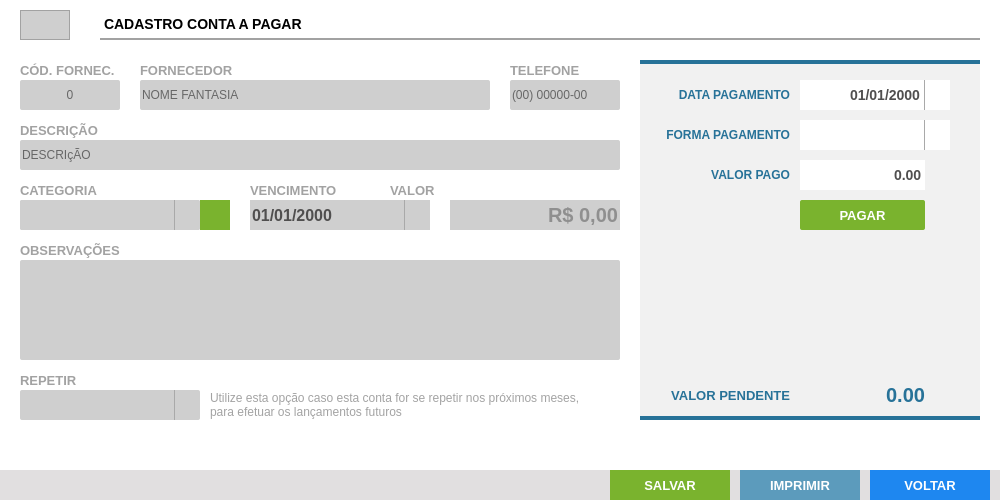
<?xml version="1.0" encoding="UTF-8"?>
<ui version="4.0">
 <class>ct_FormPagar</class>
 <widget class="QFrame" name="ct_FormPagar">
  <property name="geometry">
   <rect>
    <x>0</x>
    <y>0</y>
    <width>1000</width>
    <height>500</height>
   </rect>
  </property>
  <property name="windowTitle">
   <string>Frame</string>
  </property>
  <widget class="QFrame" name="fr_FormPagar">
   <property name="geometry">
    <rect>
     <x>0</x>
     <y>0</y>
     <width>1000</width>
     <height>500</height>
    </rect>
   </property>
   <property name="styleSheet">
    <string notr="true">background: #FFF;
border: none</string>
   </property>
   <property name="frameShape">
    <enum>QFrame::StyledPanel</enum>
   </property>
   <property name="frameShadow">
    <enum>QFrame::Raised</enum>
   </property>
   <widget class="QLabel" name="lb_FormProdutos">
    <property name="geometry">
     <rect>
      <x>100</x>
      <y>10</y>
      <width>880</width>
      <height>30</height>
     </rect>
    </property>
    <property name="styleSheet">
     <string notr="true">QLabel{
font-size: 14px;
font-family: &quot;Arial&quot;;
font-weight: bold;

border-bottom: 2px solid #A2A2A2
}</string>
    </property>
    <property name="text">
     <string>CADASTRO CONTA A PAGAR</string>
    </property>
   </widget>
   <widget class="QLineEdit" name="tx_Cod">
    <property name="enabled">
     <bool>false</bool>
    </property>
    <property name="geometry">
     <rect>
      <x>20</x>
      <y>10</y>
      <width>50</width>
      <height>30</height>
     </rect>
    </property>
    <property name="styleSheet">
     <string notr="true">QLineEdit{
background: #CFCFCF;
border: 1px solid #A2A2A2;
color: #000;
font-size: 14px;
font-family: &quot;Arial&quot;;
font-weight: bold;

}</string>
    </property>
    <property name="text">
     <string/>
    </property>
    <property name="alignment">
     <set>Qt::AlignCenter</set>
    </property>
   </widget>
   <widget class="QLabel" name="lb_FormCompra_5">
    <property name="geometry">
     <rect>
      <x>510</x>
      <y>60</y>
      <width>110</width>
      <height>20</height>
     </rect>
    </property>
    <property name="styleSheet">
     <string notr="true">QLabel{
font-size: 13px;
font-family: &quot;Arial&quot;;
font-weight: bold;
color: #A2A2A2;
}</string>
    </property>
    <property name="text">
     <string>TELEFONE</string>
    </property>
   </widget>
   <widget class="QLineEdit" name="tx_Id">
    <property name="geometry">
     <rect>
      <x>20</x>
      <y>80</y>
      <width>100</width>
      <height>30</height>
     </rect>
    </property>
    <property name="focusPolicy">
     <enum>Qt::WheelFocus</enum>
    </property>
    <property name="styleSheet">
     <string notr="true">QLineEdit{
background: #CFCFCF;
border-radius: 2px;
color: #000;
font: 13px &quot;Arial&quot; ;
text-transform: uppercase;
}
QLineEdit:Focus {
border: 1px solid red;
}</string>
    </property>
    <property name="alignment">
     <set>Qt::AlignCenter</set>
    </property>
    <property name="placeholderText">
     <string>0</string>
    </property>
   </widget>
   <widget class="QLabel" name="lb_FormCompra_2">
    <property name="geometry">
     <rect>
      <x>140</x>
      <y>60</y>
      <width>120</width>
      <height>20</height>
     </rect>
    </property>
    <property name="styleSheet">
     <string notr="true">QLabel{
font-size: 13px;
font-family: &quot;Arial&quot;;
font-weight: bold;
color: #A2A2A2;
}</string>
    </property>
    <property name="text">
     <string>FORNECEDOR</string>
    </property>
   </widget>
   <widget class="QLineEdit" name="tx_NomeFantasia">
    <property name="geometry">
     <rect>
      <x>140</x>
      <y>80</y>
      <width>350</width>
      <height>30</height>
     </rect>
    </property>
    <property name="focusPolicy">
     <enum>Qt::WheelFocus</enum>
    </property>
    <property name="styleSheet">
     <string notr="true">QLineEdit{
background: #CFCFCF;
border-radius: 2px;
color: #000;
font: 13px &quot;Arial&quot; ;
text-transform: uppercase;
}
QLineEdit:Focus {
border: 1px solid red;
}</string>
    </property>
    <property name="placeholderText">
     <string>NOME FANTASIA </string>
    </property>
   </widget>
   <widget class="QLabel" name="lb_FormCompra_3">
    <property name="geometry">
     <rect>
      <x>20</x>
      <y>60</y>
      <width>100</width>
      <height>20</height>
     </rect>
    </property>
    <property name="styleSheet">
     <string notr="true">QLabel{
font-size: 13px;
font-family: &quot;Arial&quot;;
font-weight: bold;
color: #A2A2A2;
}</string>
    </property>
    <property name="text">
     <string>CÓD. FORNEC.</string>
    </property>
   </widget>
   <widget class="QLineEdit" name="tx_Telefone">
    <property name="geometry">
     <rect>
      <x>510</x>
      <y>80</y>
      <width>110</width>
      <height>30</height>
     </rect>
    </property>
    <property name="focusPolicy">
     <enum>Qt::WheelFocus</enum>
    </property>
    <property name="styleSheet">
     <string notr="true">QLineEdit{
background: #CFCFCF;
border-radius: 2px;
color: #000;
font: 13px &quot;Arial&quot; ;
text-transform: uppercase;
}
QLineEdit:Focus {
border: 1px solid red;
}</string>
    </property>
    <property name="readOnly">
     <bool>true</bool>
    </property>
    <property name="placeholderText">
     <string>(00) 00000-00</string>
    </property>
   </widget>
   <widget class="QLineEdit" name="tx_descricao">
    <property name="geometry">
     <rect>
      <x>20</x>
      <y>140</y>
      <width>600</width>
      <height>30</height>
     </rect>
    </property>
    <property name="mouseTracking">
     <bool>true</bool>
    </property>
    <property name="focusPolicy">
     <enum>Qt::WheelFocus</enum>
    </property>
    <property name="styleSheet">
     <string notr="true">QLineEdit{
background: #CFCFCF;
border-radius: 2px;
color: #000;
font: 13px &quot;Arial&quot; ;
text-transform: uppercase;
}
QLineEdit:Focus {
border: 1px solid red;
}</string>
    </property>
    <property name="text">
     <string/>
    </property>
    <property name="frame">
     <bool>false</bool>
    </property>
    <property name="cursorPosition">
     <number>0</number>
    </property>
    <property name="alignment">
     <set>Qt::AlignLeading|Qt::AlignLeft|Qt::AlignVCenter</set>
    </property>
    <property name="readOnly">
     <bool>false</bool>
    </property>
    <property name="placeholderText">
     <string>DESCRIçÃO </string>
    </property>
   </widget>
   <widget class="QLabel" name="lb_FormCompra_4">
    <property name="geometry">
     <rect>
      <x>20</x>
      <y>120</y>
      <width>120</width>
      <height>20</height>
     </rect>
    </property>
    <property name="styleSheet">
     <string notr="true">QLabel{
font-size: 13px;
font-family: &quot;Arial&quot;;
font-weight: bold;
color: #A2A2A2;
}</string>
    </property>
    <property name="text">
     <string>DESCRIÇÃO</string>
    </property>
   </widget>
   <widget class="QLabel" name="lb_FormCompra_6">
    <property name="geometry">
     <rect>
      <x>20</x>
      <y>180</y>
      <width>120</width>
      <height>20</height>
     </rect>
    </property>
    <property name="styleSheet">
     <string notr="true">QLabel{
font-size: 13px;
font-family: &quot;Arial&quot;;
font-weight: bold;
color: #A2A2A2;
}</string>
    </property>
    <property name="text">
     <string>CATEGORIA</string>
    </property>
   </widget>
   <widget class="QComboBox" name="cb_categoria">
    <property name="enabled">
     <bool>true</bool>
    </property>
    <property name="geometry">
     <rect>
      <x>20</x>
      <y>200</y>
      <width>180</width>
      <height>30</height>
     </rect>
    </property>
    <property name="styleSheet">
     <string notr="true">QComboBox{
background: #CFCFCF;
border-radius: 2px;
color: #000;
font: 13px &quot;Arial&quot; ;
text-transform: uppercase;
}
QComboBox:Focus {
border: 1px solid red;
}
 QComboBox::drop-down {
     subcontrol-origin: padding;
     subcontrol-position: top right;
     width: 25px;
     border-left-width: 1px;
     border-left-color: darkgray;
     border-left-style: solid; /* just a single line */
     border-top-right-radius: 3px; /* same radius as the QComboBox */
     border-bottom-right-radius: 3px;
 }
QComboBox::down-arrow {
     image: url(&quot;+self.resourcepath('Images/down.png')+&quot;);
 }
</string>
    </property>
   </widget>
   <widget class="QPushButton" name="bt_AddCategoriaProduto">
    <property name="geometry">
     <rect>
      <x>200</x>
      <y>200</y>
      <width>30</width>
      <height>30</height>
     </rect>
    </property>
    <property name="font">
     <font>
      <family>Arial</family>
      <pointsize>16</pointsize>
      <weight>75</weight>
      <bold>true</bold>
     </font>
    </property>
    <property name="styleSheet">
     <string notr="true">QPushButton{
background: #7AB32E;
color: #FFF
}
QPushButton:hover{
background-color: #40a286
}</string>
    </property>
    <property name="text">
     <string/>
    </property>
   </widget>
   <widget class="QPushButton" name="bt_CancelAddCatergoria">
    <property name="geometry">
     <rect>
      <x>200</x>
      <y>200</y>
      <width>30</width>
      <height>30</height>
     </rect>
    </property>
    <property name="font">
     <font>
      <family>Arial</family>
      <pointsize>16</pointsize>
      <weight>75</weight>
      <bold>true</bold>
     </font>
    </property>
    <property name="toolTip">
     <string>&lt;html&gt;&lt;head/&gt;&lt;body&gt;&lt;p&gt;Cancelar&lt;/p&gt;&lt;/body&gt;&lt;/html&gt;</string>
    </property>
    <property name="styleSheet">
     <string notr="true">QPushButton{
background: #7AB32E;
color: #FFF
}
QPushButton:hover{
background-color: #40a286
}</string>
    </property>
    <property name="text">
     <string/>
    </property>
   </widget>
   <widget class="QDateEdit" name="dt_Vencimento">
    <property name="geometry">
     <rect>
      <x>250</x>
      <y>200</y>
      <width>180</width>
      <height>30</height>
     </rect>
    </property>
    <property name="styleSheet">
     <string notr="true">QDateEdit {
background: #CFCFCF;
border: none;
font-family: &quot;Arial&quot;;
font-size: 16px;
font-weight: bold;
color: rgb(80,79,79)
}
 QDateEdit::drop-down {
     subcontrol-origin: padding;
     subcontrol-position: top right;
     width: 25px;
     border-left-width: 1px;
     border-left-color: darkgray;
     border-left-style: solid; /* just a single line */
     border-top-right-radius: 3px; /* same radius as the QComboBox */
     border-bottom-right-radius: 3px;
 }
QDateEdit::down-arrow {
     image: url(&quot;+self.resourcepath('Images/down.png')+&quot;);
 }

QCalendarWidget QAbstractItemView:enabled 
  {
border: none;
  	font-size:13px;  
  	color: #000;  
  	background-color: #F1F1F1;  
  	selection-background-color: rgb(64, 64, 64); 
  	selection-color: rgb(0, 255, 0); 
  }
QCalendarWidget QToolButton {
	border: none;
  	color: #000
  }

 QCalendarWidget QMenu {
  	width: 150px;
  	left: 20px;
  	color: white;
  	font-size: 18px;
  	background-color: rgb(100, 100, 100);
  }
QCalendarWidget QWidget#qt_calendar_navigationbar
{ 
border: none;
}</string>
    </property>
    <property name="displayFormat">
     <string>dd/MM/yyyy</string>
    </property>
    <property name="calendarPopup">
     <bool>true</bool>
    </property>
   </widget>
   <widget class="QLabel" name="lb_FormCompra_7">
    <property name="geometry">
     <rect>
      <x>250</x>
      <y>180</y>
      <width>120</width>
      <height>20</height>
     </rect>
    </property>
    <property name="styleSheet">
     <string notr="true">QLabel{
font-size: 13px;
font-family: &quot;Arial&quot;;
font-weight: bold;
color: #A2A2A2;
}</string>
    </property>
    <property name="text">
     <string>VENCIMENTO</string>
    </property>
   </widget>
   <widget class="QTextEdit" name="tx_Obs">
    <property name="geometry">
     <rect>
      <x>20</x>
      <y>260</y>
      <width>600</width>
      <height>100</height>
     </rect>
    </property>
    <property name="styleSheet">
     <string notr="true">QTextEdit{
background: #CFCFCF;
border-radius: 2px;
color: #000;
font: 13px &quot;Arial&quot; ;
text-transform: uppercase;
}
QTextEdit:Focus {
border: 1px solid red;
}</string>
    </property>
   </widget>
   <widget class="QLabel" name="lb_FormCompra_8">
    <property name="geometry">
     <rect>
      <x>20</x>
      <y>240</y>
      <width>120</width>
      <height>20</height>
     </rect>
    </property>
    <property name="styleSheet">
     <string notr="true">QLabel{
font-size: 13px;
font-family: &quot;Arial&quot;;
font-weight: bold;
color: #A2A2A2;
}</string>
    </property>
    <property name="text">
     <string>OBSERVAÇÕES</string>
    </property>
   </widget>
   <widget class="QFrame" name="fr_financeiroCompra">
    <property name="geometry">
     <rect>
      <x>640</x>
      <y>60</y>
      <width>340</width>
      <height>360</height>
     </rect>
    </property>
    <property name="styleSheet">
     <string notr="true">background: #F1F1F1;
border-top: 4px solid #277298;
border-bottom: 4px solid #277298;</string>
    </property>
    <property name="frameShape">
     <enum>QFrame::StyledPanel</enum>
    </property>
    <property name="frameShadow">
     <enum>QFrame::Raised</enum>
    </property>
    <widget class="QLabel" name="lb_FormVenda_14">
     <property name="geometry">
      <rect>
       <x>20</x>
       <y>20</y>
       <width>130</width>
       <height>30</height>
      </rect>
     </property>
     <property name="styleSheet">
      <string notr="true">QLabel{
font-size: 12px;
font-family: &quot;Arial&quot;;
font-weight: bold;
color: #277298;
border: none
}</string>
     </property>
     <property name="text">
      <string>DATA PAGAMENTO</string>
     </property>
     <property name="alignment">
      <set>Qt::AlignRight|Qt::AlignTrailing|Qt::AlignVCenter</set>
     </property>
    </widget>
    <widget class="QDateEdit" name="dt_dataPagamento">
     <property name="geometry">
      <rect>
       <x>160</x>
       <y>20</y>
       <width>150</width>
       <height>30</height>
      </rect>
     </property>
     <property name="styleSheet">
      <string notr="true">QDateEdit {
background: #FFF;
border: none;
font-family: &quot;Arial&quot;;
font-size: 14px;
font-weight: bold;
color: rgb(80,79,79)
}
 QDateEdit::drop-down {
     subcontrol-origin: padding;
     subcontrol-position: top right;
     width: 25px;
     border-left-width: 1px;
     border-left-color: darkgray;
     border-left-style: solid; /* just a single line */
     border-top-right-radius: 3px; /* same radius as the QComboBox */
     border-bottom-right-radius: 3px;
 }
QDateEdit::down-arrow {
     image: url(&quot;+self.resourcepath('Images/down.png')+&quot;);
 }

QCalendarWidget QAbstractItemView:enabled 
  {
border: none;
  	font-size:13px;  
  	color: #000;  
  	background-color: #F1F1F1;  
  	selection-background-color: rgb(64, 64, 64); 
  	selection-color: rgb(0, 255, 0); 
  }
QCalendarWidget QToolButton {
	border: none;
  	color: #000
  }

 QCalendarWidget QMenu {
  	width: 150px;
  	left: 20px;
  	color: white;
  	font-size: 18px;
  	background-color: rgb(100, 100, 100);
  }
QCalendarWidget QWidget#qt_calendar_navigationbar
{ 
border: none;
}</string>
     </property>
     <property name="alignment">
      <set>Qt::AlignRight|Qt::AlignTrailing|Qt::AlignVCenter</set>
     </property>
     <property name="displayFormat">
      <string>dd/MM/yyyy</string>
     </property>
     <property name="calendarPopup">
      <bool>true</bool>
     </property>
    </widget>
    <widget class="QLabel" name="lb_FormVenda_22">
     <property name="geometry">
      <rect>
       <x>20</x>
       <y>320</y>
       <width>130</width>
       <height>30</height>
      </rect>
     </property>
     <property name="styleSheet">
      <string notr="true">QLabel{
font-size: 13px;
font-family: &quot;Arial&quot;;
font-weight: bold;
color: #277298;
border: none
}</string>
     </property>
     <property name="text">
      <string>VALOR PENDENTE</string>
     </property>
     <property name="alignment">
      <set>Qt::AlignRight|Qt::AlignTrailing|Qt::AlignVCenter</set>
     </property>
    </widget>
    <widget class="QLabel" name="lb_ValorPendente">
     <property name="geometry">
      <rect>
       <x>160</x>
       <y>320</y>
       <width>125</width>
       <height>30</height>
      </rect>
     </property>
     <property name="styleSheet">
      <string notr="true">QLabel{
font-size: 20px;
font-family: &quot;Arial&quot;;
font-weight: bold;
color: #277298;
border: none
}</string>
     </property>
     <property name="text">
      <string>0.00</string>
     </property>
     <property name="alignment">
      <set>Qt::AlignRight|Qt::AlignTrailing|Qt::AlignVCenter</set>
     </property>
    </widget>
    <widget class="QLineEdit" name="tx_valorPago">
     <property name="geometry">
      <rect>
       <x>160</x>
       <y>100</y>
       <width>125</width>
       <height>30</height>
      </rect>
     </property>
     <property name="focusPolicy">
      <enum>Qt::WheelFocus</enum>
     </property>
     <property name="styleSheet">
      <string notr="true">QLineEdit{
background: #FFF;
border: none;
font-family: &quot;Arial&quot;;
font-size: 14px;
font-weight: bold;
color: rgb(80,79,79)
}
QLineEdit:Focus {
border: 1px solid red;
}</string>
     </property>
     <property name="text">
      <string>0.00</string>
     </property>
     <property name="alignment">
      <set>Qt::AlignRight|Qt::AlignTrailing|Qt::AlignVCenter</set>
     </property>
     <property name="placeholderText">
      <string>R$ 0.00</string>
     </property>
    </widget>
    <widget class="QLabel" name="lb_FormVenda_27">
     <property name="geometry">
      <rect>
       <x>20</x>
       <y>60</y>
       <width>130</width>
       <height>30</height>
      </rect>
     </property>
     <property name="styleSheet">
      <string notr="true">QLabel{
font-size: 12px;
font-family: &quot;Arial&quot;;
font-weight: bold;
color: #277298;
border: none
}</string>
     </property>
     <property name="text">
      <string>FORMA PAGAMENTO</string>
     </property>
     <property name="alignment">
      <set>Qt::AlignRight|Qt::AlignTrailing|Qt::AlignVCenter</set>
     </property>
    </widget>
    <widget class="QComboBox" name="cb_formaPagamento">
     <property name="geometry">
      <rect>
       <x>160</x>
       <y>60</y>
       <width>150</width>
       <height>30</height>
      </rect>
     </property>
     <property name="styleSheet">
      <string notr="true">QComboBox{
background: #FFF;
border: none;
font-family: &quot;Arial&quot;;
font-size: 14px;
font-weight: bold;
color: rgb(80,79,79)

}
QCombobox:on {
color: #000;
font: 10px &quot;Arial&quot; ;
text-transform: uppercase;
font-weight: bold;
}
QComboBox:Focus {
border: 1px solid red;
}
 QComboBox::drop-down {
     subcontrol-origin: padding;
     subcontrol-position: top right;
     width: 25px;

     border-left-width: 1px;
     border-left-color: darkgray;
     border-left-style: solid; /* just a single line */
     border-top-right-radius: 3px; /* same radius as the QComboBox */
     border-bottom-right-radius: 3px;

 }
QComboBox::down-arrow {
     image: url(&quot;+self.resourcepath('Images/down.png')+&quot;);
 }
QComboBox QAbstractItemView {
    border: 1px solid darkgray;
    selection-background-color: #40a286;
color: #000;
font: 10px &quot;Arial&quot; ;
text-transform: uppercase;
font-weight: bold;
}
</string>
     </property>
    </widget>
    <widget class="QLabel" name="lb_FormVenda_28">
     <property name="geometry">
      <rect>
       <x>20</x>
       <y>100</y>
       <width>130</width>
       <height>30</height>
      </rect>
     </property>
     <property name="styleSheet">
      <string notr="true">QLabel{
font-size: 12px;
font-family: &quot;Arial&quot;;
font-weight: bold;
color: #277298;
border: none
}</string>
     </property>
     <property name="text">
      <string>VALOR PAGO</string>
     </property>
     <property name="alignment">
      <set>Qt::AlignRight|Qt::AlignTrailing|Qt::AlignVCenter</set>
     </property>
    </widget>
    <widget class="QPushButton" name="bt_receber">
     <property name="enabled">
      <bool>true</bool>
     </property>
     <property name="geometry">
      <rect>
       <x>160</x>
       <y>140</y>
       <width>125</width>
       <height>30</height>
      </rect>
     </property>
     <property name="font">
      <font>
       <family>Tahoma</family>
       <pointsize>10</pointsize>
       <weight>75</weight>
       <bold>true</bold>
      </font>
     </property>
     <property name="cursor">
      <cursorShape>PointingHandCursor</cursorShape>
     </property>
     <property name="focusPolicy">
      <enum>Qt::NoFocus</enum>
     </property>
     <property name="contextMenuPolicy">
      <enum>Qt::ActionsContextMenu</enum>
     </property>
     <property name="styleSheet">
      <string notr="true">QPushButton {
background-color: #7AB32E;
color: #FFF;
border: none;
border-radius: 2px
 }
QPushButton:hover{
background-color: #40a286
}</string>
     </property>
     <property name="text">
      <string>PAGAR</string>
     </property>
     <property name="iconSize">
      <size>
       <width>75</width>
       <height>35</height>
      </size>
     </property>
    </widget>
   </widget>
   <widget class="QLabel" name="lb_FormCompra_9">
    <property name="geometry">
     <rect>
      <x>390</x>
      <y>180</y>
      <width>100</width>
      <height>20</height>
     </rect>
    </property>
    <property name="styleSheet">
     <string notr="true">QLabel{
font-size: 13px;
font-family: &quot;Arial&quot;;
font-weight: bold;
color: #A2A2A2;
}</string>
    </property>
    <property name="text">
     <string>VALOR</string>
    </property>
   </widget>
   <widget class="QLineEdit" name="tx_valor">
    <property name="geometry">
     <rect>
      <x>450</x>
      <y>200</y>
      <width>170</width>
      <height>30</height>
     </rect>
    </property>
    <property name="focusPolicy">
     <enum>Qt::WheelFocus</enum>
    </property>
    <property name="styleSheet">
     <string notr="true">QLineEdit{
background: #CFCFCF;
border: none;
font-family: &quot;Arial&quot;;
font-size: 20px;
font-weight: bold;
color: rgb(80,79,79)
}
QLineEdit:Focus {
border: 1px solid red;
}</string>
    </property>
    <property name="alignment">
     <set>Qt::AlignRight|Qt::AlignTrailing|Qt::AlignVCenter</set>
    </property>
    <property name="placeholderText">
     <string>R$ 0,00</string>
    </property>
   </widget>
   <widget class="QComboBox" name="cb_repetir">
    <property name="geometry">
     <rect>
      <x>20</x>
      <y>390</y>
      <width>180</width>
      <height>30</height>
     </rect>
    </property>
    <property name="styleSheet">
     <string notr="true">QComboBox{
background: #CFCFCF;
border-radius: 2px;
color: #000;
font: 13px &quot;Arial&quot; ;
text-transform: uppercase;
}
QComboBox:Focus {
border: 1px solid red;
}
 QComboBox::drop-down {
     subcontrol-origin: padding;
     subcontrol-position: top right;
     width: 25px;
     border-left-width: 1px;
     border-left-color: darkgray;
     border-left-style: solid; /* just a single line */
     border-top-right-radius: 3px; /* same radius as the QComboBox */
     border-bottom-right-radius: 3px;
 }
QComboBox::down-arrow {
     image: url(&quot;+self.resourcepath('Images/down.png')+&quot;);
 }
</string>
    </property>
   </widget>
   <widget class="QLabel" name="lb_Repetir">
    <property name="geometry">
     <rect>
      <x>20</x>
      <y>370</y>
      <width>110</width>
      <height>20</height>
     </rect>
    </property>
    <property name="styleSheet">
     <string notr="true">QLabel{
font-size: 13px;
font-family: &quot;Arial&quot;;
font-weight: bold;
color: #A2A2A2;
}</string>
    </property>
    <property name="text">
     <string>REPETIR</string>
    </property>
   </widget>
   <widget class="QFrame" name="fr_BotoesFormCompra">
    <property name="geometry">
     <rect>
      <x>0</x>
      <y>470</y>
      <width>1000</width>
      <height>30</height>
     </rect>
    </property>
    <property name="styleSheet">
     <string notr="true">background:#E1DFE0;
border: none;</string>
    </property>
    <widget class="QPushButton" name="bt_Voltar">
     <property name="geometry">
      <rect>
       <x>870</x>
       <y>0</y>
       <width>120</width>
       <height>30</height>
      </rect>
     </property>
     <property name="font">
      <font>
       <family>Tahoma</family>
       <pointsize>10</pointsize>
       <weight>75</weight>
       <bold>true</bold>
      </font>
     </property>
     <property name="cursor">
      <cursorShape>PointingHandCursor</cursorShape>
     </property>
     <property name="focusPolicy">
      <enum>Qt::NoFocus</enum>
     </property>
     <property name="contextMenuPolicy">
      <enum>Qt::ActionsContextMenu</enum>
     </property>
     <property name="styleSheet">
      <string notr="true">QPushButton {
background-color: #1E87F0;
color: #FFF
}
QPushButton:hover{
background-color: #40a286
}</string>
     </property>
     <property name="text">
      <string>VOLTAR</string>
     </property>
     <property name="iconSize">
      <size>
       <width>75</width>
       <height>35</height>
      </size>
     </property>
    </widget>
    <widget class="QPushButton" name="bt_Salvar">
     <property name="geometry">
      <rect>
       <x>610</x>
       <y>0</y>
       <width>120</width>
       <height>30</height>
      </rect>
     </property>
     <property name="font">
      <font>
       <family>Tahoma</family>
       <pointsize>10</pointsize>
       <weight>75</weight>
       <bold>true</bold>
      </font>
     </property>
     <property name="cursor">
      <cursorShape>PointingHandCursor</cursorShape>
     </property>
     <property name="focusPolicy">
      <enum>Qt::NoFocus</enum>
     </property>
     <property name="contextMenuPolicy">
      <enum>Qt::ActionsContextMenu</enum>
     </property>
     <property name="styleSheet">
      <string notr="true">QPushButton {
background-color: #7AB32E;
color: #FFF
 }
QPushButton:hover{
background-color: #40a286
}</string>
     </property>
     <property name="text">
      <string>SALVAR</string>
     </property>
     <property name="iconSize">
      <size>
       <width>75</width>
       <height>35</height>
      </size>
     </property>
    </widget>
    <widget class="QPushButton" name="bt_Imprimir">
     <property name="enabled">
      <bool>false</bool>
     </property>
     <property name="geometry">
      <rect>
       <x>740</x>
       <y>0</y>
       <width>120</width>
       <height>30</height>
      </rect>
     </property>
     <property name="font">
      <font>
       <family>Tahoma</family>
       <pointsize>10</pointsize>
       <weight>75</weight>
       <bold>true</bold>
      </font>
     </property>
     <property name="cursor">
      <cursorShape>PointingHandCursor</cursorShape>
     </property>
     <property name="focusPolicy">
      <enum>Qt::NoFocus</enum>
     </property>
     <property name="contextMenuPolicy">
      <enum>Qt::ActionsContextMenu</enum>
     </property>
     <property name="styleSheet">
      <string notr="true">QPushButton {
background-color: #5C9BBC;
color: #FFF
 }
QPushButton:hover{
background-color: #40a286
}</string>
     </property>
     <property name="text">
      <string>IMPRIMIR</string>
     </property>
     <property name="iconSize">
      <size>
       <width>75</width>
       <height>35</height>
      </size>
     </property>
    </widget>
   </widget>
   <widget class="QLabel" name="lb_obsRepetir">
    <property name="geometry">
     <rect>
      <x>210</x>
      <y>390</y>
      <width>410</width>
      <height>30</height>
     </rect>
    </property>
    <property name="styleSheet">
     <string notr="true">   QLabel 
{
font-family: &quot;Arial&quot;;
color: #a3a3a3;
 font-size: 12px;
text-align: center
   

}</string>
    </property>
    <property name="text">
     <string>Utilize esta opção caso esta conta for se repetir nos próximos meses,  
para efetuar os lançamentos futuros</string>
    </property>
    <property name="margin">
     <number>0</number>
    </property>
   </widget>
   <widget class="QLineEdit" name="tx_addCategoria">
    <property name="geometry">
     <rect>
      <x>20</x>
      <y>200</y>
      <width>180</width>
      <height>30</height>
     </rect>
    </property>
    <property name="styleSheet">
     <string notr="true">QLineEdit{
background: #CFCFCF;
border-radius: 2px;
color: #000;
font: 13px &quot;Arial&quot; ;
text-transform: uppercase;
}
QLineEdit:Focus {
border: 1px solid red;
}</string>
    </property>
   </widget>
   <zorder>tx_addCategoria</zorder>
   <zorder>lb_FormProdutos</zorder>
   <zorder>tx_Cod</zorder>
   <zorder>lb_FormCompra_5</zorder>
   <zorder>tx_Id</zorder>
   <zorder>lb_FormCompra_2</zorder>
   <zorder>tx_NomeFantasia</zorder>
   <zorder>lb_FormCompra_3</zorder>
   <zorder>tx_Telefone</zorder>
   <zorder>tx_descricao</zorder>
   <zorder>lb_FormCompra_4</zorder>
   <zorder>lb_FormCompra_6</zorder>
   <zorder>cb_categoria</zorder>
   <zorder>dt_Vencimento</zorder>
   <zorder>lb_FormCompra_7</zorder>
   <zorder>tx_Obs</zorder>
   <zorder>lb_FormCompra_8</zorder>
   <zorder>fr_financeiroCompra</zorder>
   <zorder>lb_FormCompra_9</zorder>
   <zorder>tx_valor</zorder>
   <zorder>cb_repetir</zorder>
   <zorder>lb_Repetir</zorder>
   <zorder>fr_BotoesFormCompra</zorder>
   <zorder>lb_obsRepetir</zorder>
   <zorder>bt_CancelAddCatergoria</zorder>
   <zorder>bt_AddCategoriaProduto</zorder>
  </widget>
 </widget>
 <resources/>
 <connections/>
</ui>
